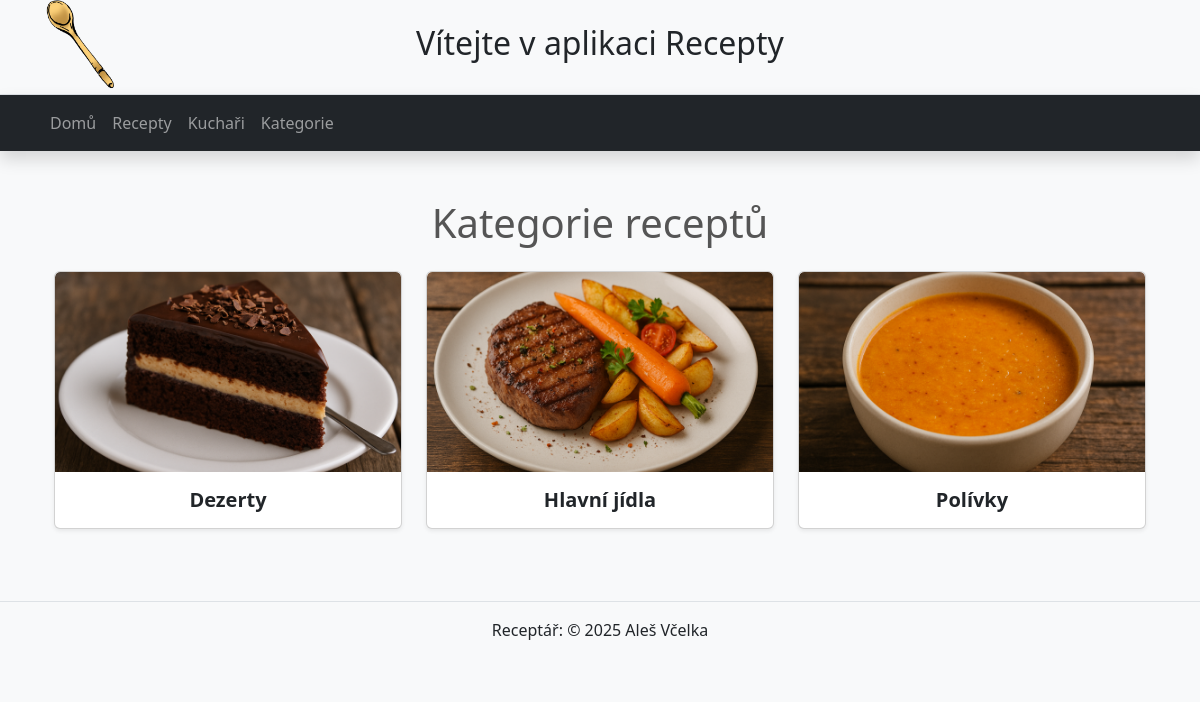
/kategorie/, run on the app's committed database.
### library/models.py (models this page shows, shortened)
class Kategorie(models.Model):
    nazev = models.CharField(max_length=50, verbose_name='Název kategorie', help_text='Zadejte název kategorie')
    obrazek = models.ImageField(upload_to='kategorie/', blank=True, null=True, verbose_name='Obrázek kategorie')
    class Meta:
        ordering = ['nazev']
        verbose_name = 'Kategorie'
        verbose_name_plural = 'Kategorie'

### library/views.py (the view)
# urls.py: path('kategorie/', views.kategorie_list, name='kategorie_list'),
def kategorie_list(request):
    kategorie = Kategorie.objects.all()
    return render(request, 'library/kategorie_list.html', {'kategorie': kategorie})

### library/templates/library/kategorie_list.html (shortened to what this page needs)
{% extends 'base.html' %}
{% load static %}
{% block content %}
<div class="container mt-5">
<h1 class="text-center mb-4" style="color: #555555;">Kategorie receptů</h1>
    <div class="row justify-content-center">
        {% for kategorie in kategorie %}
        <div class="col-md-6 col-lg-4 mb-4">
            <a href="{% url 'kategorie_detail' kategorie.pk %}" class="text-decoration-none text-dark">
                <div class="card shadow-sm h-100">
                    {% if kategorie.obrazek %}
                    <img src="{{ kategorie.obrazek.url }}" class="card-img-top" style="height: 200px; object-fit: cover;" alt="{{ kategorie.nazev }}">
                    {% endif %}
                    <div class="card-body text-center">
                        <h5 class="card-title">{{ kategorie.nazev }}</h5>
                    </div>
                </div>
            </a>
        </div>
        {% endfor %}
    </div>
</div>
{% endblock %}

### library/static/css/styles.css (style rules this page uses)
body { background-color: #f8f9fa; font-family: 'Segoe UI', sans-serif; }
.card-img-top { height: 220px; object-fit: cover; }
.card-title { font-weight: bold; margin-bottom: 0.5rem; }
.card { height: 100%; display: flex; flex-direction: column; transition: transform 0.2s ease, box-shadow 0.2s ease !important; overflow: hidden; }
.card-body { flex-grow: 1; display: flex; flex-direction: column; }
.card-title { margin-bottom: auto; }
.card-title { margin-bottom: auto; font-weight: bold; }

### data on the page
Kategorie: obrazek (picture), nazev "Dezerty"
Kategorie: obrazek (picture), nazev "Hlavní jídla"
Kategorie: obrazek (picture), nazev "Polívky"
